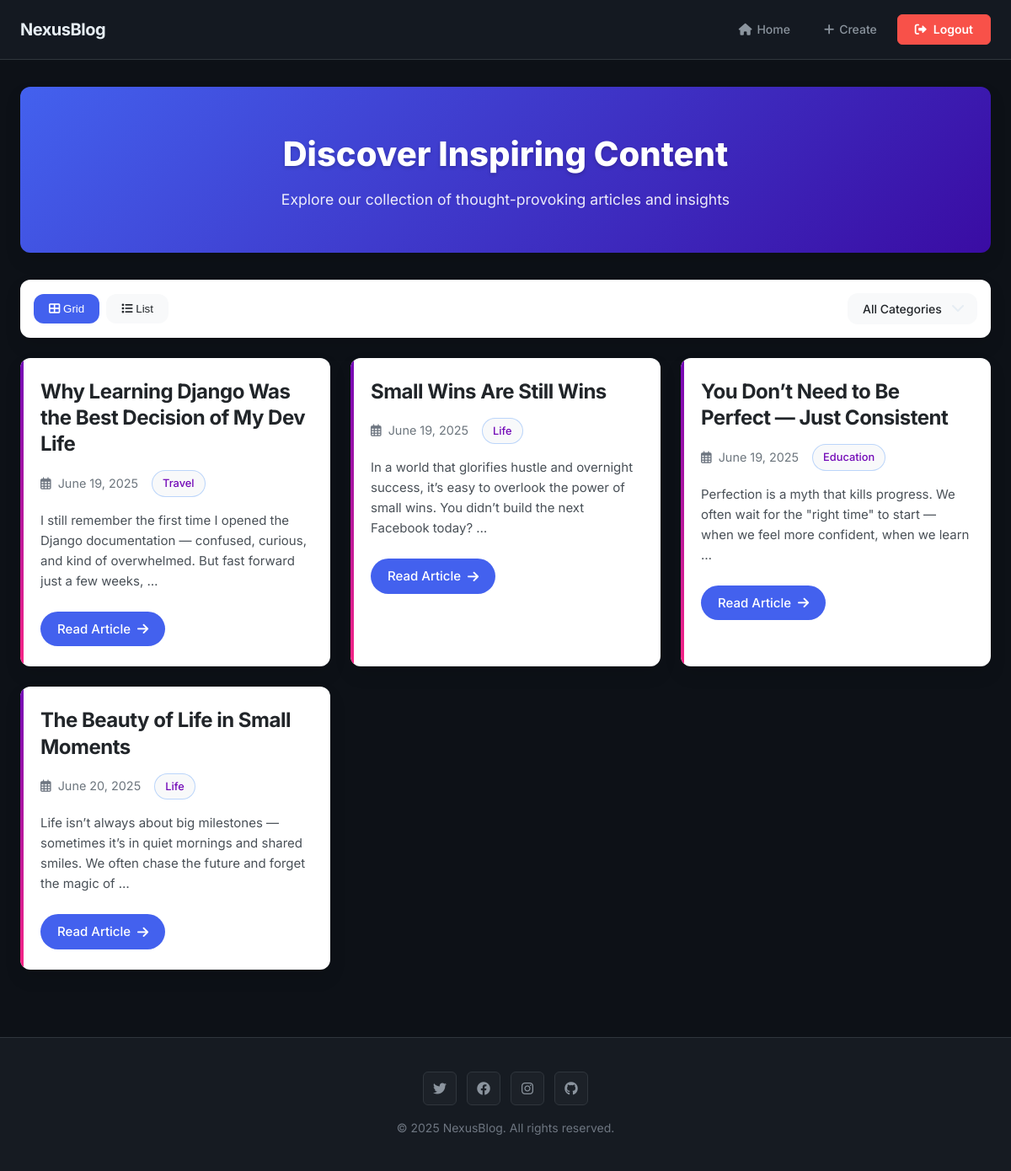
The app's page / (signed in), older data.
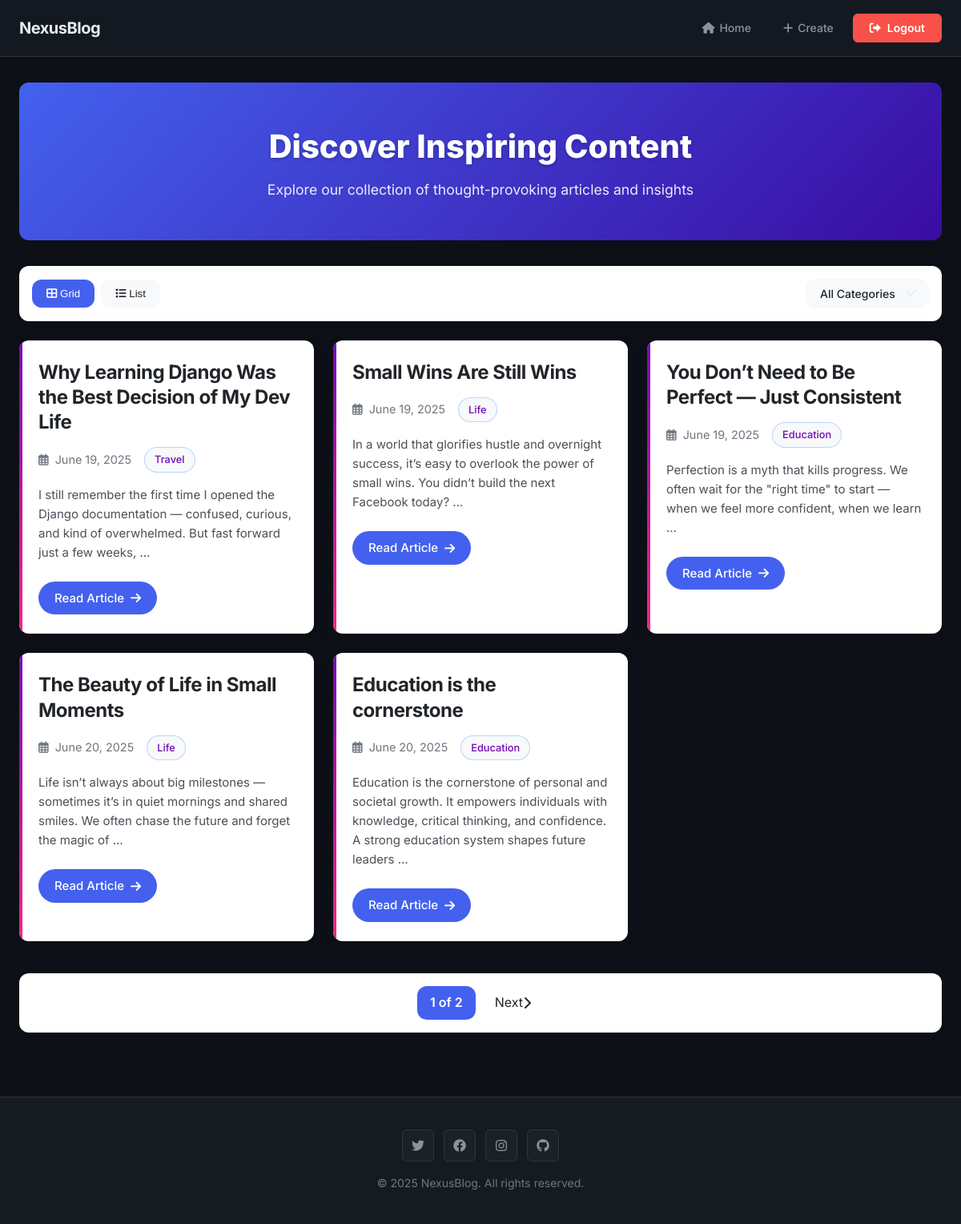
The same page, newer data.
### blog/models.py (models this page shows, shortened)
class Post(models.Model):
    title = models.CharField(max_length=200)
    content = models.TextField()
    created_at = models.DateTimeField(auto_now_add=True)
    category = models.ForeignKey(Category, on_delete=models.CASCADE, null=True, blank=True)
    user = models.ForeignKey(User, on_delete=models.CASCADE,default=1)

class Category(models.Model):
    name = models.CharField(max_length=100)
    def __str__(self):
        return self.name

### blog/views.py (the view)
# urls.py: path('',postListView.as_view(),name='post_list'),
@method_decorator(never_cache, name='dispatch')
class postListView(LoginRequiredMixin,ListView):
    login_url = 'login'
    model =Post
    template_name ='post_list.html'
    context_object_name='posts'
    paginate_by = 5
    def get_queryset(self):
        queryset = super().get_queryset()
        category = self.request.GET.get('category')
        if category:
            queryset = queryset.filter(category__name=category)
        return queryset
    def get_context_data(self, **kwargs):
        context = super().get_context_data(**kwargs)
        context['categories'] = Category.objects.all()
        context['selected_category'] = self.request.GET.get('category', '')
        return context

### templates/post_list.html (shortened to what this page needs)
{% extends 'base.html' %}
{% block content %}
<div class="blog-header">
  <h1>Discover Inspiring Content</h1>
  <p>Explore our collection of thought-provoking articles and insights</p>
</div>
<div class="filter-bar">
  <div class="view-options">
    <button class="view-btn active" data-view="grid">
      <i class="fas fa-th-large"></i> Grid
    </button>
    <button class="view-btn" data-view="list">
      <i class="fas fa-list"></i> List
    </button>
  </div>
  {% if categories %}
<div class="filter-dropdown">
  <form method="get" id="filterForm">
    <select name="category" id="categoryFilter" onchange="document.getElementById('filterForm').submit();">
      <option value="">All Categories</option>
    </select>
  </form>
</div>
{% endif %}
</div>
<div class="posts-container posts-grid" id="postsContainer">
  {% for post in posts %}
  <article class="post-card" data-category="{{ post.category|default:'' }}">
    <div class="card-highlight"></div>
    <div class="card-content">
      <h2 class="card-title">
        <a href="{% url 'post_detail' post.pk %}">{{ post.title }}</a>
      </h2>
      <div class="card-meta">
        <span><i class="far fa-calendar-alt"></i> {{ post.created_at|date:"F j, Y" }}</span>
        {% if post.category %}
        <span class="category-badge">{{ post.category }}</span>
        {% endif %}
      </div>
      <div class="card-excerpt">
        {{ post.content|truncatewords:25 }}
      </div>
      <a href="{% url 'post_detail' post.pk %}" class="read-more">
        Read Article <i class="fas fa-arrow-right"></i>
      </a>
    </div>
  </article>
  {% endfor %}
</div>
{% if is_paginated %}
<div class="pagination">
  <span class="page-link active">{{ page_obj.number }} of {{ page_obj.paginator.num_pages }}</span>
  {% if page_obj.has_next %}
  <a href="?page={{ page_obj.next_page_number }}" class="page-link">
    Next <i class="fas fa-chevron-right"></i>
  </a>
  {% endif %}
</div>
{% endif %}
{% endblock %}

Row changes from the older to the newer data that the page shows:
added Post: title "Education is the cornerstone", created_at "June 20, 2025", category "Education", content "Education is the cornerstone of personal and societal growth. It empowers individuals with knowledge, critical thinking, and confidence. A strong education system shapes future leaders …"
Text that changed along with them:
{{ page_obj.number }}: (not shown) → "1"
{{ page_obj.paginator.num_pages }}: (not shown) → "2"
text now shown: "of Next"
